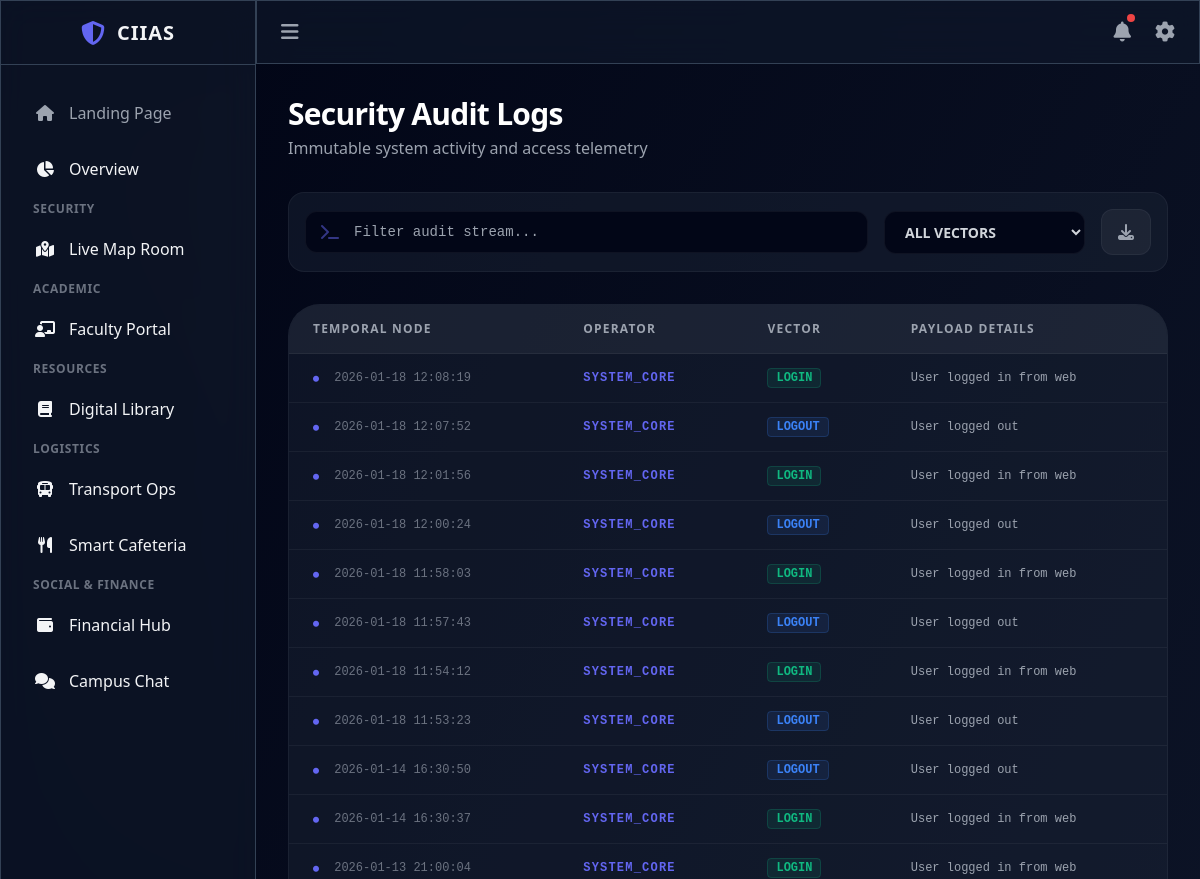
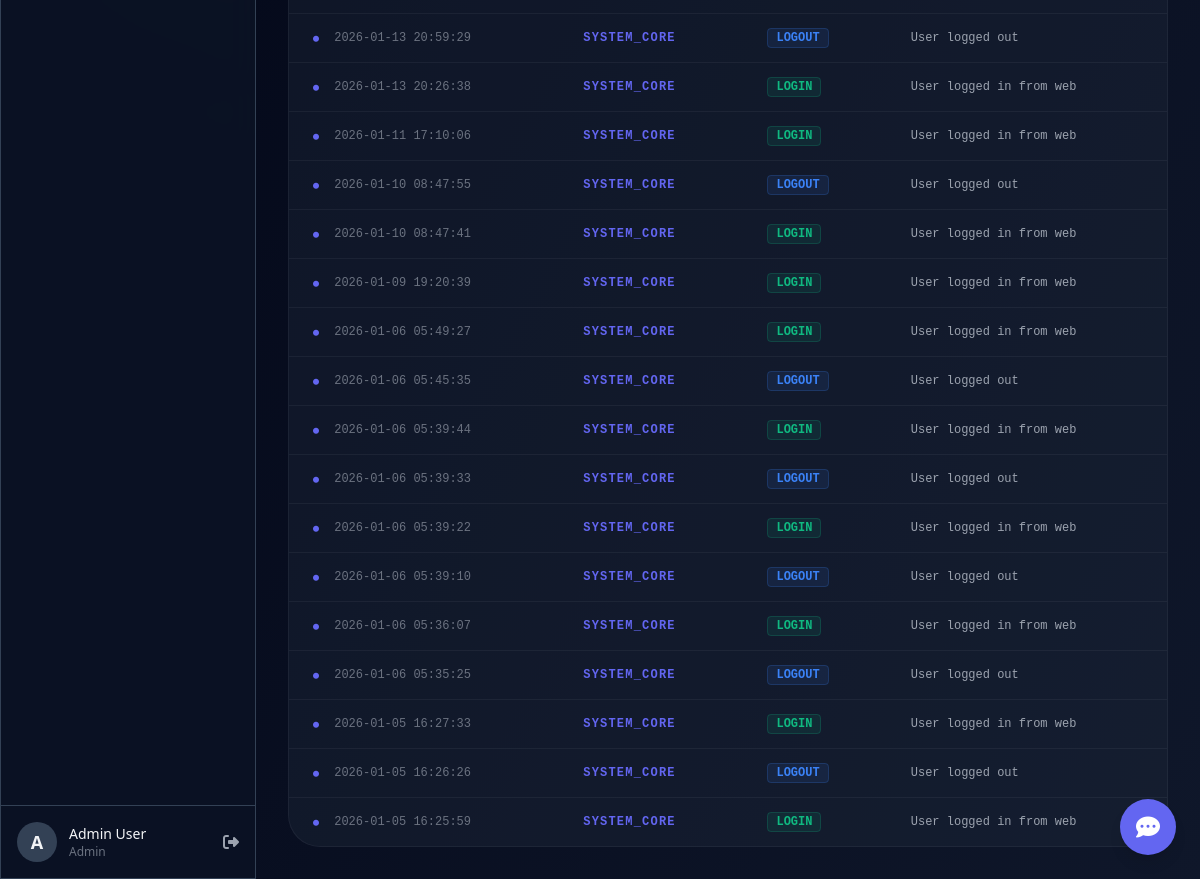
Screenshot of /audit-logs (signed in) with the database file from the repository (2 pictures, top to bottom).
### app/models.py (models this page shows, shortened)
class AuditLog(db.Model):
    __tablename__ = 'audit_logs'
    id = db.Column(db.Integer, primary_key=True)
    user_id = db.Column(db.Integer, db.ForeignKey('users.id'), nullable=True)
    action = db.Column(db.String(64))
    details = db.Column(db.Text)
    timestamp = db.Column(db.DateTime, default=datetime.utcnow, index=True)

### app/web/routes.py (the view)
@web_bp.route('/audit-logs')
@role_required(ROLE_ADMIN)
def audit_logs():
    logs = AuditLog.query.order_by(AuditLog.timestamp.desc()).limit(100).all()
    return render_template('audit_logs.html', logs=logs)

### app/utils.py (called while the page is built)
def role_required(*roles):
    def decorator(f):
        @wraps(f)
        def decorated_function(*args, **kwargs):
            if 'user_id' not in session:
                flash('Please login to access this page')
                return redirect(url_for('web.login'))
            user_role = session.get('user_role', 'student')
            if user_role not in roles:
                flash('You do not have permission to access this page')
                return redirect(url_for('web.dashboard'))
            return f(*args, **kwargs)
        return decorated_function
    return decorator

def has_permission(user_role, permission):
    return permission in PERMISSIONS.get(user_role, [])

### app/web/routes.py (called while the page is built)
@web_bp.context_processor
def inject_permissions():
    def check_permission(permission):
        return has_permission(session.get('user_role', 'student'), permission)
    return dict(has_permission=check_permission)

### app/templates/audit_logs.html (shortened to what this page needs)
{% extends "base_dashboard.html" %}
{% block content %}
<div class="max-w-7xl mx-auto page-enter">
    <div class="mb-8" data-aos="fade-down">
        <h1 class="text-3xl font-bold text-white tracking-tight">Security Audit Logs</h1>
        <p class="text-gray-400 mt-1">Immutable system activity and access telemetry</p>
    </div>
    <div class="glass-card p-4 rounded-2xl mb-8 flex flex-wrap gap-4 items-center" data-aos="fade-up">
        <div class="relative flex-1 min-w-[240px]">
            <i class="fas fa-terminal absolute left-4 top-1/2 -translate-y-1/2 text-primary/50"></i>
            <input type="text" placeholder="Filter audit stream..." id="searchLog" onkeyup="filterLogs()"
                class="w-full bg-dark border border-white/5 rounded-xl pl-12 pr-4 py-2.5 text-white font-mono text-sm focus:outline-none focus:ring-2 focus:ring-primary/50 transition-all">
        </div>
        <select id="actionFilter" onchange="filterLogs()"
            class="bg-dark border border-white/5 rounded-xl px-4 py-2.5 text-gray-300 text-sm font-bold focus:outline-none focus:ring-2 focus:ring-primary/50 transition-all">
            <option value="">ALL VECTORS</option>
        </select>
        <button
            class="px-4 py-2.5 bg-white/5 hover:bg-white/10 rounded-xl text-gray-400 transition-all border border-white/5">
            <i class="fas fa-download"></i>
        </button>
    </div>
    <div class="glass-card rounded-[2rem] overflow-hidden" data-aos="fade-up" data-aos-delay="100">
        <div class="overflow-x-auto">
            <table class="w-full text-left border-collapse" id="logsTable">
                <thead>
                    <tr class="bg-white/5 border-b border-white/5">
                        <th class="px-6 py-4 text-xs font-bold text-gray-400 uppercase tracking-widest">Temporal Node
                        </th>
                        <th class="px-6 py-4 text-xs font-bold text-gray-400 uppercase tracking-widest">Operator</th>
                        <th class="px-6 py-4 text-xs font-bold text-gray-400 uppercase tracking-widest">Vector</th>
                        <th class="px-6 py-4 text-xs font-bold text-gray-400 uppercase tracking-widest">Payload Details
                        </th>
                    </tr>
                </thead>
                <tbody class="divide-y divide-white/5 font-mono text-xs">
                    {% for log in logs %}
                    <tr class="hover:bg-white/[0.02] transition-colors group" data-action="{{ log.action }}">
                        <td class="px-6 py-4 text-gray-500 whitespace-nowrap">
                            <i class="fas fa-circle text-[6px] text-primary mr-2"></i>
                            {{ log.timestamp.strftime('%Y-%m-%d %H:%M:%S') }}
                        </td>
                        <td class="px-6 py-4">
                            {% if log.user %}
                            <span class="text-white font-bold">{{ log.user.name }}</span>
                            {% else %}
                            <span class="text-primary font-bold tracking-widest">SYSTEM_CORE</span>
                            {% endif %}
                        </td>
                        <td class="px-6 py-4">
                            {% if 'LOGIN' in log.action %}
                            <span
                                class="px-2 py-0.5 bg-emerald-500/10 text-emerald-500 rounded border border-emerald-500/20 font-black">LOGIN</span>
                            {% elif 'INCIDENT' in log.action %}
                            <span
                                class="px-2 py-0.5 bg-rose-500/10 text-rose-500 rounded border border-rose-500/20 font-black">INCIDENT</span>
                            {% else %}
                            <span
                                class="px-2 py-0.5 bg-blue-500/10 text-blue-500 rounded border border-blue-500/20 font-black">{{
                                log.action }}</span>
                            {% endif %}
                        </td>
                        <td class="px-6 py-4 text-gray-400">{{ log.details }}</td>
                    </tr>
                    {% else %}
                    <tr>
                        <td colspan="4" class="px-6 py-12 text-center text-gray-600 italic">
                            Stream empty. No unauthorized activity detected.
                        </td>
                    </tr>
                    {% endfor %}
                </tbody>
            </table>
        </div>
    </div>
</div>
{% endblock %}

### app/templates/base_dashboard.html (style rules this page uses)
body { font-family: 'Outfit', sans-serif; }
.glass-card { background: rgba(30, 41, 59, 0.4); backdrop-filter: blur(12px); border: 1px solid rgba(255, 255, 255, 0.05); transition: all 0.4s cubic-bezier(0.4, 0, 0.2, 1); }
.page-enter { animation: fadeIn 0.6s ease-out forwards; }

### rows the page displays
AuditLog: timestamp "2026-01-18 12:08:19", action "LOGIN", details "User logged in from web"
AuditLog: timestamp "2026-01-18 12:07:52", action "LOGOUT", details "User logged out"
AuditLog: timestamp "2026-01-18 12:01:56", action "LOGIN", details "User logged in from web"
AuditLog: timestamp "2026-01-18 12:00:24", action "LOGOUT", details "User logged out"
AuditLog: timestamp "2026-01-18 11:58:03", action "LOGIN", details "User logged in from web"
AuditLog: timestamp "2026-01-18 11:57:43", action "LOGOUT", details "User logged out"
AuditLog: timestamp "2026-01-18 11:54:12", action "LOGIN", details "User logged in from web"
AuditLog: timestamp "2026-01-18 11:53:23", action "LOGOUT", details "User logged out"
AuditLog: timestamp "2026-01-14 16:30:50", action "LOGOUT", details "User logged out"
AuditLog: timestamp "2026-01-14 16:30:37", action "LOGIN", details "User logged in from web"
AuditLog: timestamp "2026-01-13 21:00:04", action "LOGIN", details "User logged in from web"
AuditLog: timestamp "2026-01-13 20:59:29", action "LOGOUT", details "User logged out"
AuditLog: timestamp "2026-01-13 20:26:38", action "LOGIN", details "User logged in from web"
AuditLog: timestamp "2026-01-11 17:10:06", action "LOGIN", details "User logged in from web"
AuditLog: timestamp "2026-01-10 08:47:55", action "LOGOUT", details "User logged out"
AuditLog: timestamp "2026-01-10 08:47:41", action "LOGIN", details "User logged in from web"
AuditLog: timestamp "2026-01-09 19:20:39", action "LOGIN", details "User logged in from web"
AuditLog: timestamp "2026-01-06 05:49:27", action "LOGIN", details "User logged in from web"
AuditLog: timestamp "2026-01-06 05:45:35", action "LOGOUT", details "User logged out"
AuditLog: timestamp "2026-01-06 05:39:44", action "LOGIN", details "User logged in from web"
AuditLog: timestamp "2026-01-06 05:39:33", action "LOGOUT", details "User logged out"
AuditLog: timestamp "2026-01-06 05:39:22", action "LOGIN", details "User logged in from web"
AuditLog: timestamp "2026-01-06 05:39:10", action "LOGOUT", details "User logged out"
AuditLog: timestamp "2026-01-06 05:36:07", action "LOGIN", details "User logged in from web"
AuditLog: timestamp "2026-01-06 05:35:25", action "LOGOUT", details "User logged out"
AuditLog: timestamp "2026-01-05 16:27:33", action "LOGIN", details "User logged in from web"
AuditLog: timestamp "2026-01-05 16:26:26", action "LOGOUT", details "User logged out"
AuditLog: timestamp "2026-01-05 16:25:59", action "LOGIN", details "User logged in from web"

### other values shown
{{ session.get('user_name', 'U')[0] }} "A"
{{ session.get('user_name', 'User') }} "Admin User"
{{ session.get('user_role', 'Guest') }} "Admin"
